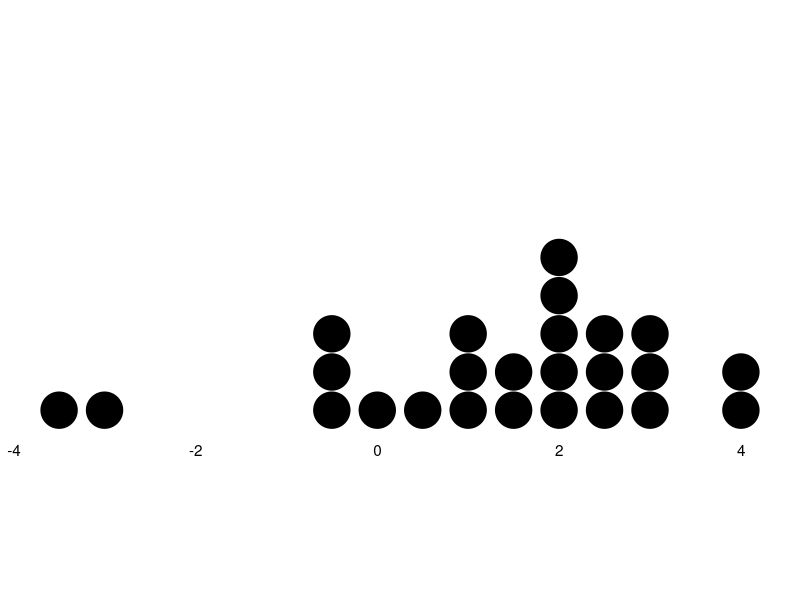
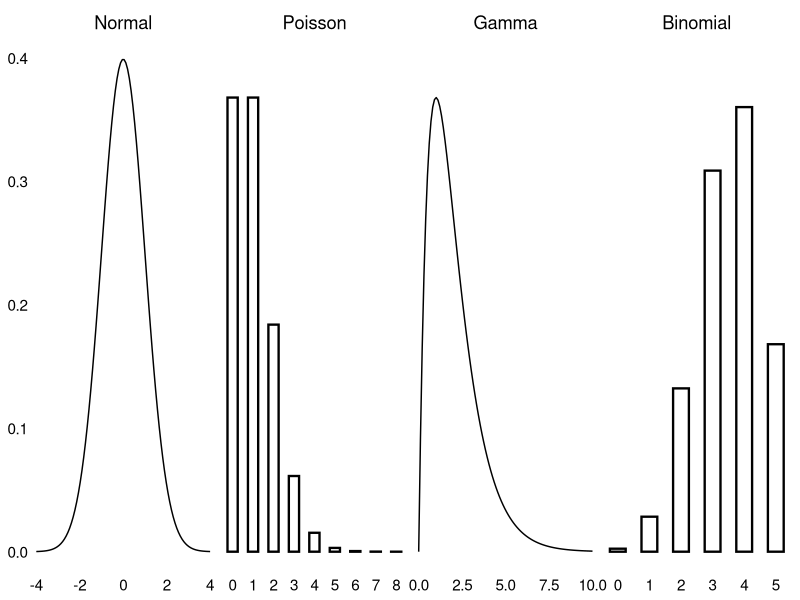
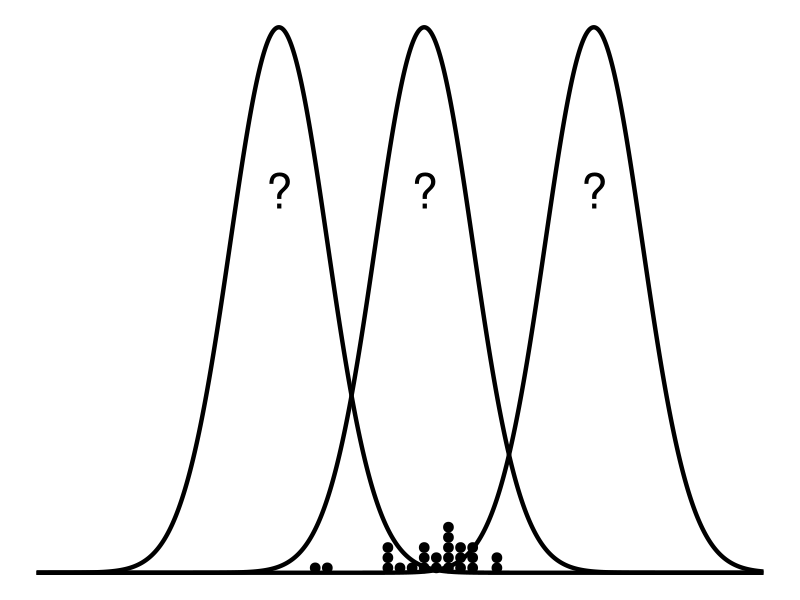

Source code (R) for these figures, in order:
## ---- chunk 1
library(ggplot2)
set.seed(1)
n = 25
xsample = rnorm(n, mean = 1, sd = 2)
xx =  density(xsample)
xx = data.frame(x = xx$x, y = xx$y, type = "real")
#xx = rbind(xx, dat)

xdat = data.frame(x = xsample, type = "egal", y = 0)

ggplot(xdat) +
  geom_dotplot(aes(x = x), binwidth = 0.5, stackdir = "up", method = "histodot", dotsize = 0.8, stackratio = 1.05) +
 theme_void() +
  theme(axis.text.x = element_text()) +
  scale_y_continuous("", limits = c(0, 3)) +
  coord_fixed()

## ---- chunk 2
library(ggplot2)
library(patchwork)
n = 100
# Normal
x = seq(from = -4, to = 4, length.out = n)
y = dnorm(x) 
dat = data.frame(x = x, y = y, pd = "Normal")
p1 = ggplot(dat, aes(x = x, y = y)) +
  geom_line() +
  scale_y_continuous("", limits = c(0,0.4)) +
  theme_void() +
  theme(axis.text.x = element_text(),
        axis.text.y = element_text(),
        plot.title = element_text(hjust = 0.5)) +
  ggtitle("Normal")


x = seq(from = 0, to = 10, length.out = n)
y = dgamma(x, shape = 2, rate = 1) 
dat = data.frame(x = x, y = y, pd = "Gamma")
p2 = ggplot(dat, aes(x = x, y = y)) +
  geom_line() +
  scale_y_continuous("", limits = c(0,0.4)) +
  theme_void() +
  theme(axis.text.x = element_text(),
        plot.title = element_text(hjust = 0.5)) +
  ggtitle("Gamma")



x = seq(from = 0, to = 8)
y = dpois(x, lambda = 1)
dat2 = data.frame(x = x, y = y, pd = "Poisson")
p3 = ggplot(dat2, aes(x = x, y = y)) +
  geom_col(fill = "white", color = "black", size = 0.8, width = 0.5) +
  scale_y_continuous("", limits = c(0,0.4)) +
  scale_x_continuous("", breaks = 0:max(x)) +
  theme_void() +
  theme(axis.text.x = element_text(),
        plot.title = element_text(hjust = 0.5)) +
  ggtitle("Poisson")



nrep = 5
x = seq(from = 0, to = nrep)
y = dbinom(x, p = 0.7, size = nrep)
dat3 = data.frame(x = x, y = y, pd = "Binomial")
p4 = ggplot(dat3, aes(x = x, y = y)) +
  geom_col(data = dat3, fill = "white", color = "black", size = 0.8, width = 0.5) +
  theme_void() +
  scale_y_continuous("", limits = c(0,0.4)) +
  scale_x_continuous("", breaks = 0:nrep) +
  theme(axis.text.x = element_text(),
        plot.title = element_text(hjust = 0.5)) +
  ggtitle("Binomial")

p1 | p3 | p2 | p4

## ---- chunk 3
# different means
x = seq(from = -15, to = 15, length.out = 1000)
means = c(-5, 1, 8)
d1 = data.frame(x = x, y = dnorm(x, mean = means[1], sd = 2), type = "1")
d2 = data.frame(x = x, y = dnorm(x, mean = means[2], sd = 2), type = "2")
d3 = data.frame(x = x, y = dnorm(x, mean = means[3], sd = 2), type = "3")
dd = data.frame(data.table::rbindlist(list(d1, d2, d3)))
# Make smaller to match dotplot
dd$y = dd$y 
# position of the question marks
ypos = 0.7 * max(dd$y)
ggplot(dd, aes(x=x,y=y, group = type)) +
  geom_area(alpha = 0, position = "identity") + 
  scale_fill_discrete(guide = "none") +
  geom_line(size = 1.5, color = "black") +
  annotate("text", label = "?", x = means[1], y = ypos, size = 12) + 
  annotate("text", label = "?", x = means[2], y = ypos, size = 12) + 
  annotate("text", label = "?", x = means[3], y = ypos, size = 12) + 
  geom_dotplot(aes(x = x), binwidth = 0.5, stackdir = "up", method = "histodot", dotsize = 0.8, stackratio = 1.05, data = xdat) +
  scale_y_continuous(limits = c(0, max(dd$y))) +
  theme_void()

